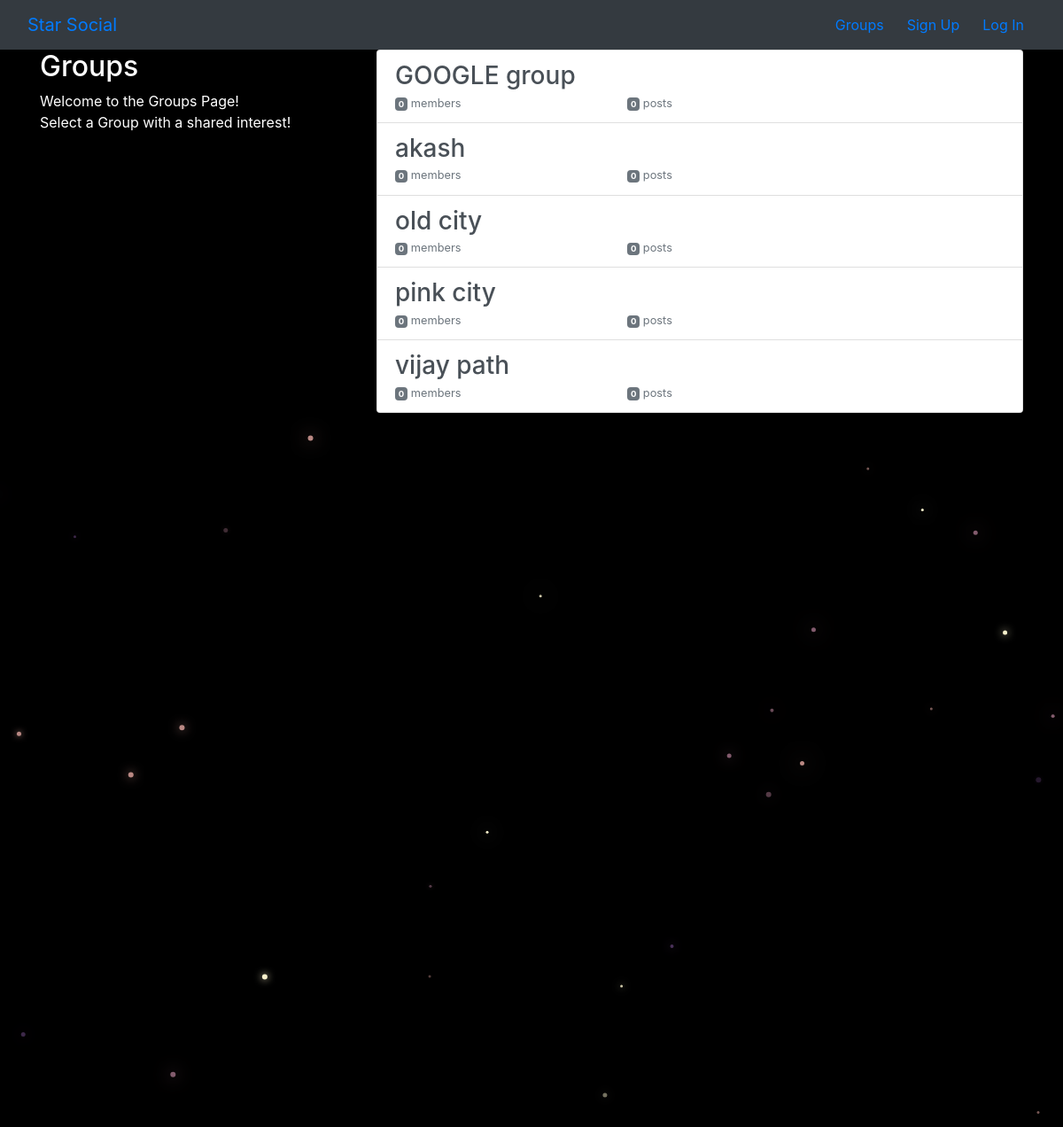
The app's page /groups/ with its own data.
### groups/models.py (models this page shows, shortened)
class Group(models.Model):
    name = models.CharField(max_length=250,unique=True)
    slug = models.SlugField(allow_unicode=True,unique=True)
    description = models.TextField(blank=True,default='')
    description_html = models.TextField(editable=True,blank=True,default='')
    members = models.ManyToManyField(User,through='GroupMember')
    class Meta:
        ordering=['name']

### groups/views.py (the view)
# urls.py: path('', views.ListGroups.as_view(),name='all'),
class ListGroups(generic.ListView):
    model = Group

### groups/templates/groups/group_list.html (shortened to what this page needs)
{% extends 'groups/group_base.html' %}
{% block pregroup %}
<div class="col-md-4">
  <div class="content">
      <h2>Groups</h2>
      <p>Welcome to the Groups Page! <br>Select a Group with a shared interest!</p>
  </div>
</div>
{% endblock%}
{% block group_content %}
 <div class="col-md-8">
   <div class="list-group">
     {% for group in object_list %}
        <a href="{% url 'groups:single' slug=group.slug %}"
         class="list-group-item list-group-item-action flex-column align-item-start">
          <h3 class="mb-1">{{group.name}}</h3>
          <div class="d-flex w-40 justify-content-between">
            <small class="text-muted"><span class="badge badge-secondary">
              {{group.members.count}}</span> member{{group.members.count|pluralize}}</small>
            <small class="text-muted"><span class='badge badge-secondary'>
             {{group.posts.count}}</span> post{{group.posts.count|pluralize}}</small>
          </div>
        </a>
      {% endfor%}
      </div>
   </div>
{% endblock%}

### groups/templates/groups/group_base.html (shortened to what this page needs)
{% extends 'base.html' %}
{% block content %}
<div class="container">
  <div class="row">
    {% block pregroup %}{% endblock %}
    {% block group_content %}{% endblock %}
  </div>
</div>
{% endblock%}

### templates/base.html (shortened to what this page needs)
<!DOCTYPE html>
{% load static %}
<html lang="en" dir="ltr">
  <head>
    <link rel="stylesheet" href="https://stackpath.bootstrapcdn.com/bootstrap/4.1.3/css/bootstrap.min.css"
>
    <link href="https://maxcdn.bootstrapcdn.com/font-awesome/4.7.0/css/font-awesome.min.css" rel="stylesheet">
    <link rel="stylesheet" href="{% static 'simplesocial/css/master.css' %}">
  </head>
    <body>
      <nav class="navbar navbar-expand-lg bg-dark mynav" role="navigation" id="navbar">
        <div class="container-fluid">
          <div class="navbar-nav align-items-center mynav">
            <a class="navbar-brand mynav" href="{% url 'home' %}">Star Social</a>
          </div>
          <div class="navbar-nav ml-auto">
            {% if user.is_authenticated %}
            <form class="nav-item nav-link" action= "{% url 'accounts:search-profile' %}" method="POST">
              {% csrf_token %}
              <input type="text" placeholder="username.." name='searched'>
              <button type="submit" class="btn-outline-secondary" name="">Search</button>
            </form>
            <a class="nav-item nav-link" href="{% url 'posts:create' %}" class="btn btn-simple">Post</a>
            <a href="{% url 'groups:all' %}" class="btn btn-simple">Groups</a>
            <a href="{% url 'groups:create' %}" class="btn btn-simple">Create Group</a>
            <a href="{% url 'accounts:logout' %}" class="btn btn-simple">({{user}}) Logout</a>
            {% else %}
            <a href="{% url 'groups:all' %}"class="btn btn-simple">Groups</a>
            <a href="{% url 'accounts:signup'%}"class="btn btn-simple">Sign Up</a>
            <a href="{% url 'accounts:login' %}"class="btn btn-simple">Log In</a>
            {% endif %}
          </div>
        </div>
      </nav>
      {% block content %}{% endblock %}
      <canvas id="canvas"></canvas>
    </body>
  </html>

### static/simplesocial/css/master.css (style rules this page uses)
body { margin: 0; overflow: hidden; background-color: black; color:white; }

### records on screen
Group: name "GOOGLE group", members.count "0", posts.count "0"
Group: name "akash", members.count "0", posts.count "0"
Group: name "old city", members.count "0", posts.count "0"
Group: name "pink city", members.count "0", posts.count "0"
Group: name "vijay path", members.count "0", posts.count "0"
